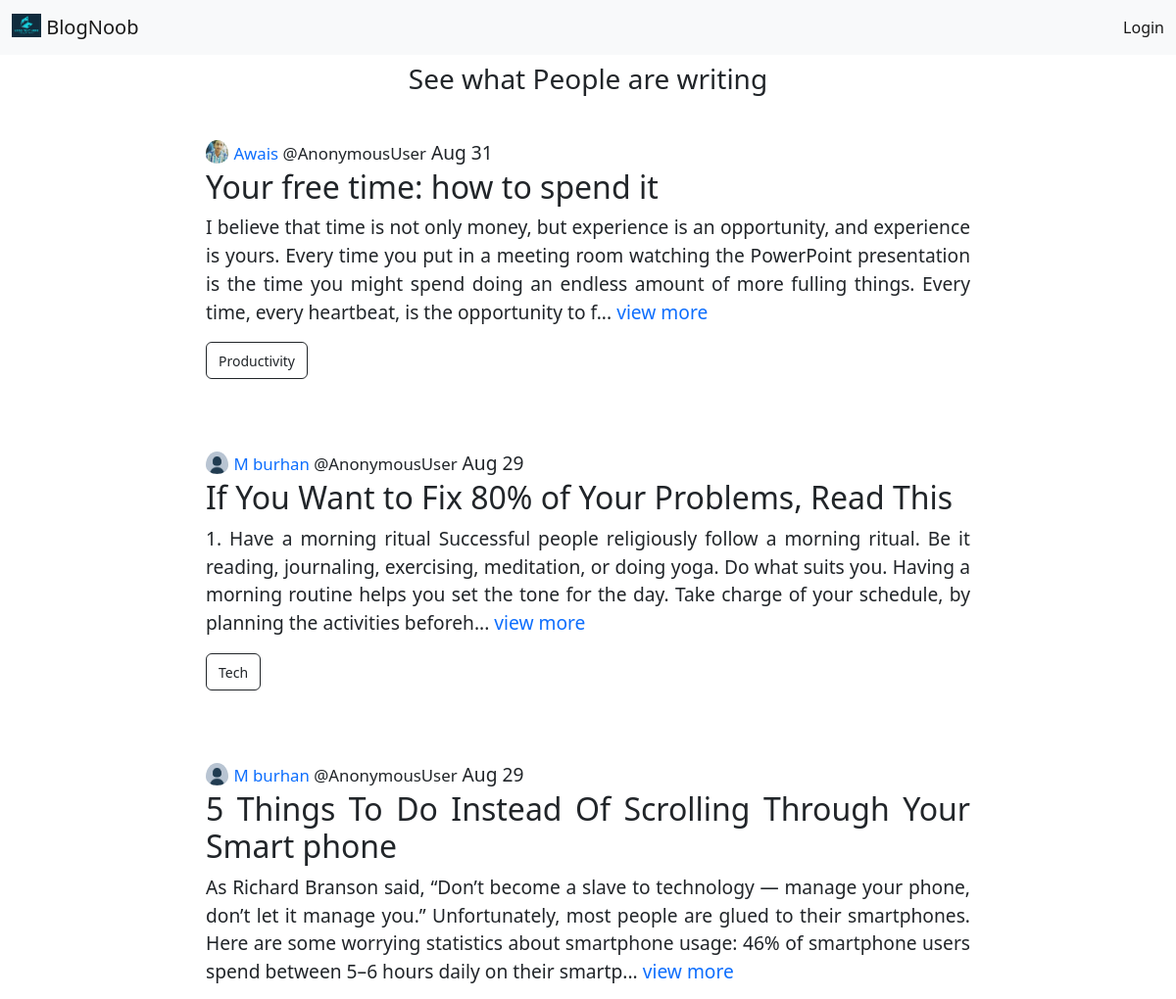
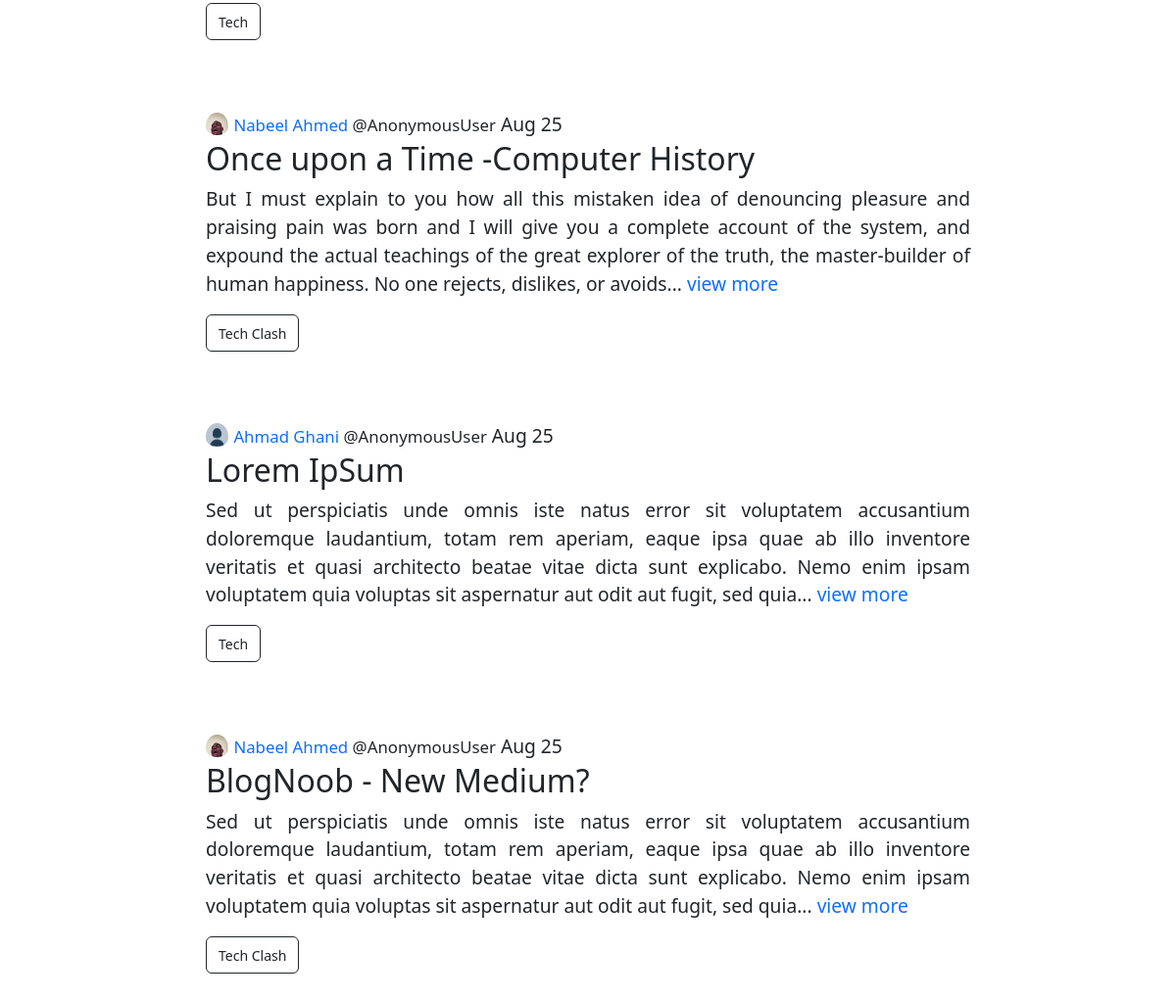
The page / on the database its author committed (2 pictures, top to bottom).
### base/models.py (models this page shows, shortened)
class Blog(models.Model):
    title = models.CharField(max_length=200, null=False)
    author = models.ForeignKey(User, on_delete=models.CASCADE, null=True)
    topic = models.ForeignKey(Topic, on_delete=models.SET_NULL, null=True)
    body = models.TextField()
    updated = models.DateTimeField(auto_now=True)
    created = models.DateTimeField(auto_now_add=True)
    def __str__(self) -> str:
        return self.body[0:300]
    class Meta:
        ordering = ['-created', '-updated']

class Profile(models.Model):
    full_name = models.CharField(max_length=200, null=True)
    bio = models.TextField()
    user = models.OneToOneField(User, on_delete=models.CASCADE)
    avatar = models.ImageField(upload_to='avatar/', default='avatar/default.jpg',null=True)

class Topic(models.Model):
    name = models.CharField(max_length=200, null=True)
    def __str__(self) -> str:
        return self.name

### base/views.py (the view)
# urls.py: path("", views.home, name='home'),
def home(request):
    q = request.GET.get('q') if request.GET.get('q') != None else ''
    if q != '':
        topic = Topic.objects.filter(name=q)
        print(topic)
        blogs = Blog.objects.filter(topic=topic[0:1])
    else:
        blog = blogs = Blog.objects.filter()
    context = {
        'blogs' : blogs
    }
    return render(request, 'base/home.html', context)

### base/templates/base/home.html (shortened to what this page needs)
{% extends 'main.html' %} {% block content %}
<div id='feed'>
    <h3>See what People are writing</div>
    {% include 'base/blog_component.html' %}
{% endblock content %}

### base/templates/base/blog_component.html (shortened to what this page needs)
{% for blog in blogs %}
<div class="container blog-container">
    <img
        class="blog-profile"
        src="{{ blog.author.profile.avatar.url }}"
        alt="profile-img"
    />
    <small>
        <a href="{% url 'user-profile' blog.author.id %}"
            >{{blog.author.profile.full_name}}</a
        >
    </small>
    <small>@{{user}}</small>
    <span>{{blog.created| date:"M j"}}</span>
    <h2>{{blog.title}}</h2>
    <p>{{blog}}... <a href="{% url 'blog' blog.id %}">view more</a></p>
    <div class="row">
        <div class="col-10">
            <a
                class="btn btn-outline-dark"
                href="{% url 'home' %}?q={{ blog.topic}}"
                ><small>{{blog.topic}}</small></a
            >
        </div>
        <div class="col-2">
        </div>
    </div>
</div>
{% endfor %}

### static/css/styles.css (style rules this page uses)
body { line-height: 1.5; }
#feed { text-align: center; }
.blog-container { padding: 3% 15%; text-align: justify; font-size: 1.2rem; line-height: 1.5; }
.blog-profile { border-radius: 50%; width: 3%; padding-bottom: 5px; }
a { text-decoration: none; }

### rows shown on the page
Blog: author.profile.avatar (picture), author.profile.full_name "Awais", user "AnonymousUser", created "Aug 31", title "Your free time: how to spend it", body "I believe that time is not only money, but experience is an opportunity, and experience is yours. Every time you put in a meeting room watching the PowerPoint presentation is the time you might spend doing an endless amount of more fulling things. Every time, every heartbeat, is the opportunity to f", topic "Productivity"
Blog: author.profile.avatar (placeholder picture), author.profile.full_name "M burhan", user "AnonymousUser", created "Aug 29", title "If You Want to Fix 80% of Your Problems, Read This", body "1. Have a morning ritual Successful people religiously follow a morning ritual. Be it reading, journaling, exercising, meditation, or doing yoga. Do what suits you. Having a morning routine helps you set the tone for the day. Take charge of your schedule, by planning the activities beforeh", topic "Tech"
Blog: author.profile.avatar (placeholder picture), author.profile.full_name "M burhan", user "AnonymousUser", created "Aug 29", title "5 Things To Do Instead Of Scrolling Through Your Smart phone", body "As Richard Branson said, “Don’t become a slave to technology — manage your phone, don’t let it manage you.” Unfortunately, most people are glued to their smartphones. Here are some worrying statistics about smartphone usage: 46% of smartphone users spend between 5–6 hours daily on their smartp", topic "Tech"
Blog: author.profile.avatar (picture), author.profile.full_name "Nabeel Ahmed", user "AnonymousUser", created "Aug 25", title "Once upon a Time -Computer History", body "But I must explain to you how all this mistaken idea of denouncing pleasure and praising pain was born and I will give you a complete account of the system, and expound the actual teachings of the great explorer of the truth, the master-builder of human happiness. No one rejects, dislikes, or avoids", topic "Tech Clash"
Blog: author.profile.avatar (placeholder picture), author.profile.full_name "Ahmad Ghani", user "AnonymousUser", created "Aug 25", title "Lorem IpSum", body "Sed ut perspiciatis unde omnis iste natus error sit voluptatem accusantium doloremque laudantium, totam rem aperiam, eaque ipsa quae ab illo inventore veritatis et quasi architecto beatae vitae dicta sunt explicabo. Nemo enim ipsam voluptatem quia voluptas sit aspernatur aut odit aut fugit, sed quia", topic "Tech"
Blog: author.profile.avatar (picture), author.profile.full_name "Nabeel Ahmed", user "AnonymousUser", created "Aug 25", title "BlogNoob - New Medium?", body "Sed ut perspiciatis unde omnis iste natus error sit voluptatem accusantium doloremque laudantium, totam rem aperiam, eaque ipsa quae ab illo inventore veritatis et quasi architecto beatae vitae dicta sunt explicabo. Nemo enim ipsam voluptatem quia voluptas sit aspernatur aut odit aut fugit, sed quia", topic "Tech Clash"
